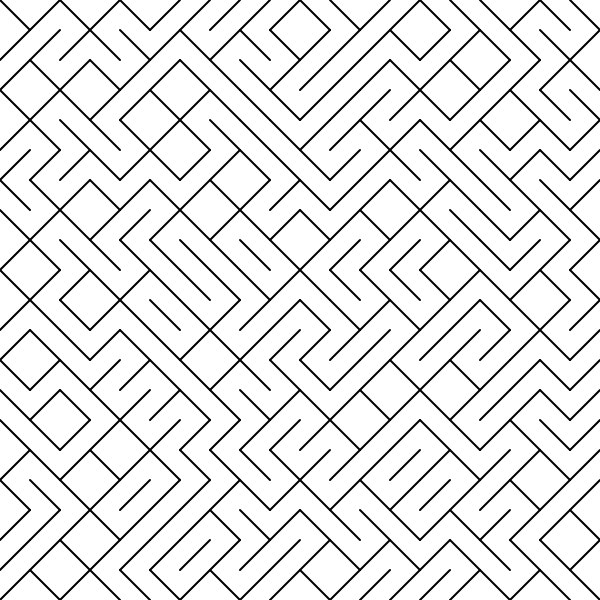
Frame 1 (no input)
Frame 60 (no input): identical to frame 1, image omitted
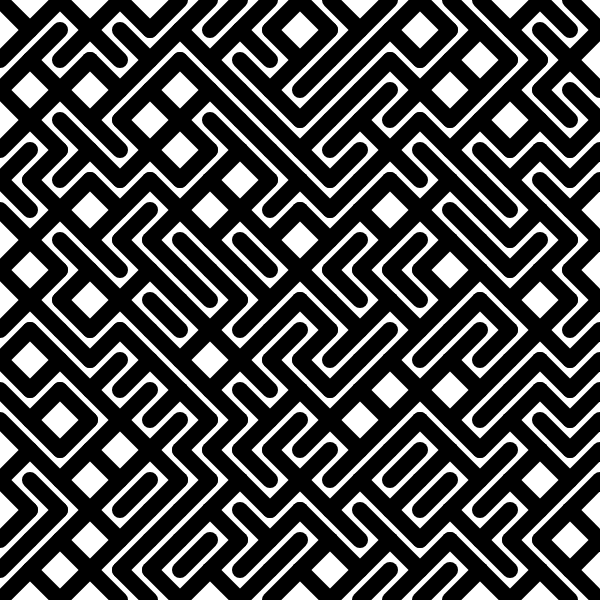
Frame 120 (the mouse pressed at the canvas centre since frame 60)

The p5.js sketch that drew these frames (run headless with seeded random() and noise() and a simulated clock; from frame 60 on, the mouse is pressed at the canvas centre):

// p5.js sketch
// ── sketch.js
var x = 0;
var y = 0;
var w = 30;
var xy_array = [];
var lineWidth0, lineWidth1;


function setup() {
	createCanvas(600, 600);
	background(255)
	stroke(0);
	strokeWeight(2)
	for (var i = 0; i < width / w; i++) {
		xy_array[i] = [];
		for (var j = 0; j < height / w; j++) {
			xy_array[i][j] = Math.floor(random(0, 2));
			//print(i, j, xy_array[i][j]);
		}
	}

	//print(xy_array.length, xy_array[0].length)


}

function draw() {

	lineWidth0 = map(mouseX, 0, width, 2, 30)
	lineWidth1 = map(mouseY, 0, width, 2, 30)

	background(255);
	for (let i = 0; i < xy_array.length; i++) {
		for (let j = 0; j < xy_array[i].length; j++) {
			if (xy_array[i][j] === 1) {
				strokeWeight(lineWidth1)
				line(x, y, x + w, y + w);
			}
			else {
				strokeWeight(lineWidth0)
				line(x, y + w, x + w, y);
			}
			x += w;
			if (x >= width) {
				x = 0;
				y = y + w;
			}
			//print("drawing", i, j)
		}
	}
	y = 0;
}
